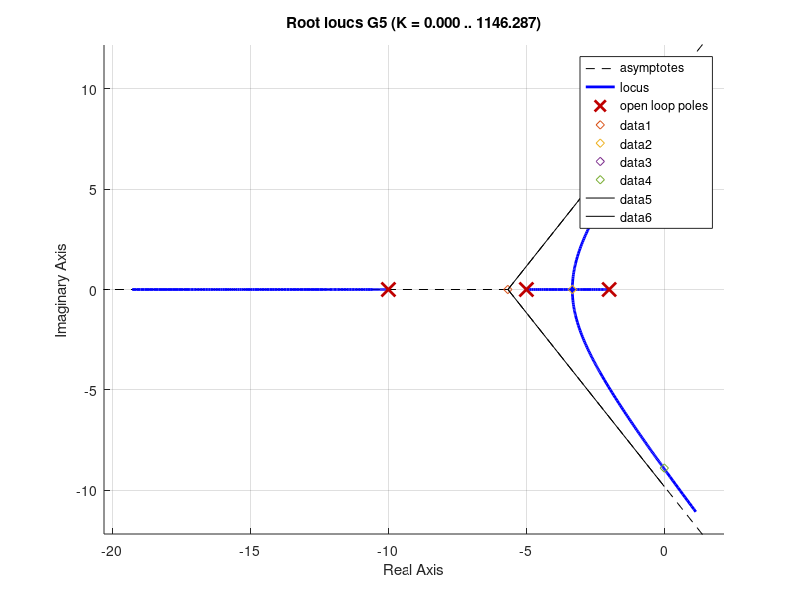
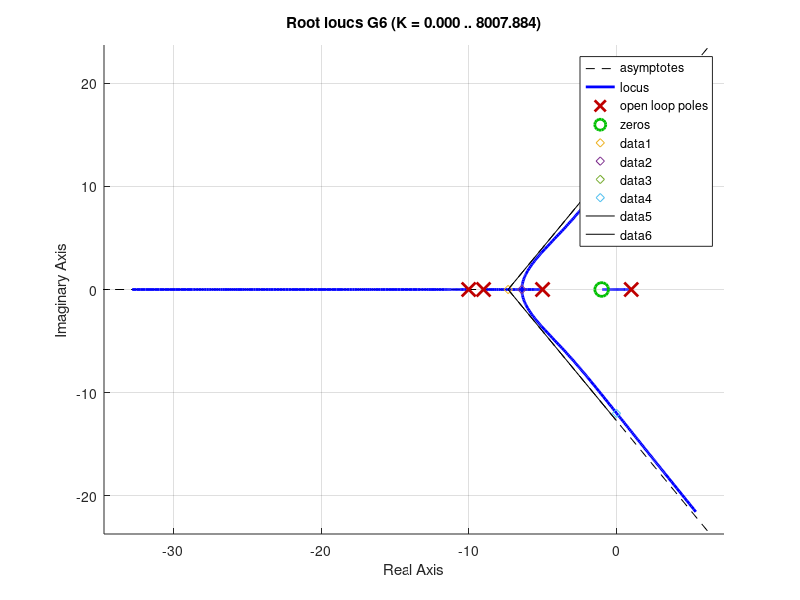
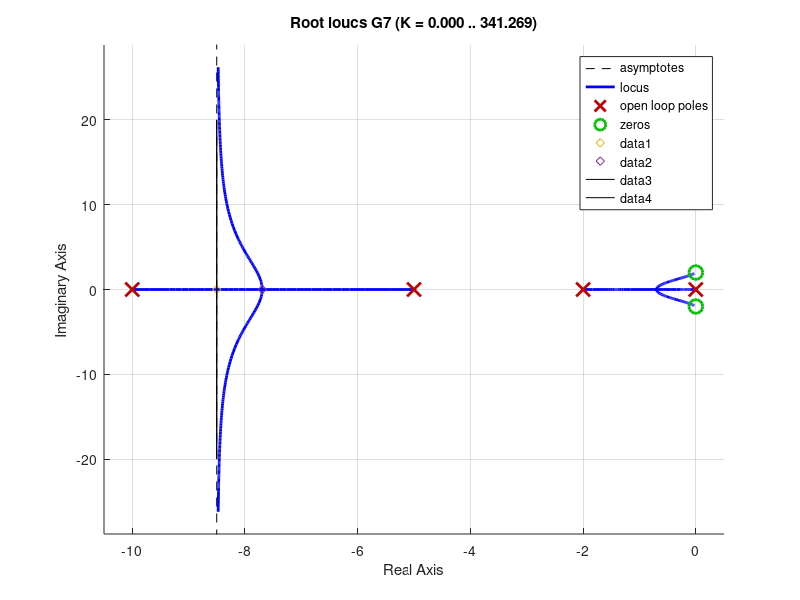
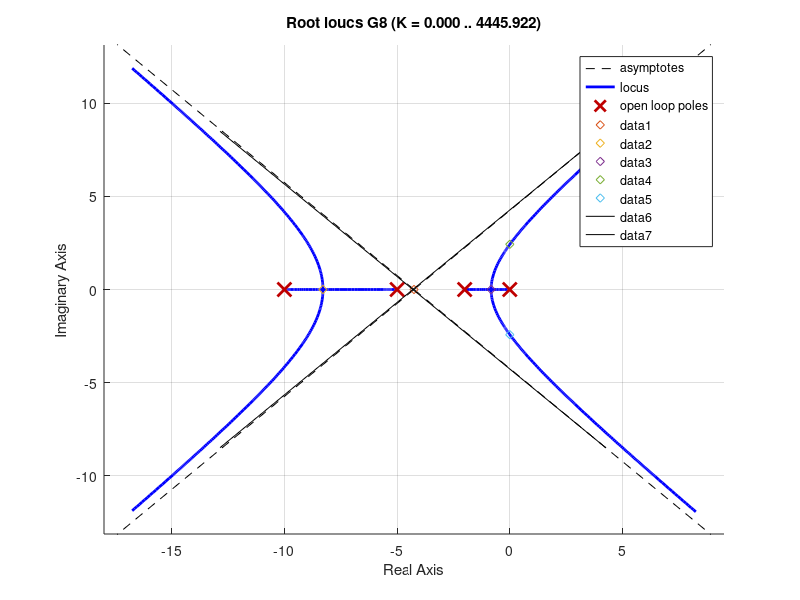

Reproduce these figures in MATLAB, in order.
%% Homework 7 Problem 5
G5 = zpk([],[-2,-5,-10],2);
G5expand = tf(G5)
hold on
rlocus(G5);
int5 = -5.67;
break5 = -3.333;
intY5 = 8.9;
intYNeg5 = -intY5;
plot(int5,0,'d', break5,0,'d', 0, intY5,'d', 0, intYNeg5,'d');
line([-5.667,0], [0,-9.82], 'Color', 'k');
line([-5.667,0], [0,9.82], 'Color', 'k');

%% Homework 7 Problem 6
G6 = zpk([-1],[1,-5,-9,-10],2);
G6expand = tf(G6)
figure;
hold on
rlocus(G6);
int6 = -7.333;
break6 = -6.4026;
intY6 = 12;
intYNeg6 = -intY6;
plot(int6,0,'d', break6,0,'d', 0, intY6,'d', 0, intYNeg6,'d');
line([int6,0], [0,-12.7], 'Color', 'k');
line([int6,0], [0,12.7], 'Color', 'k');

%% Homework 7 Problem 7
G7 = zpk([-2*j,2*j],[0,-2,-5,-10],2);
G7expand = tf(G7)
figure;
hold on
rlocus(G7);
int7 = -8.5;
break7 = -7.693;
plot(int7,0,'d', break7,0,'d');
line([-8.5,-8.5], [-20,20], 'Color', 'k');
line([-8.5,-8.5], [-20,20], 'Color', 'k');

%% Homework 7 Problem 8
G8 = zpk([],[0,-2,-5,-10],20);
G8expand = tf(G8)
figure;
hold on
rlocus(G8);
int8 = -4.25;
break8first = -8.29;
break8second = -0.83;
intY8 = 2.43;
intYNeg8 = -intY8;
plot(int8,0,'d', break8first,0,'d', break8second,0,'d', 0, intY8,'d', 0, intYNeg8,'d');
line([-12.85,4.25], [-8.5,8.5], 'Color', 'k');
line([-12.85,4.25], [8.5,-8.5], 'Color', 'k');